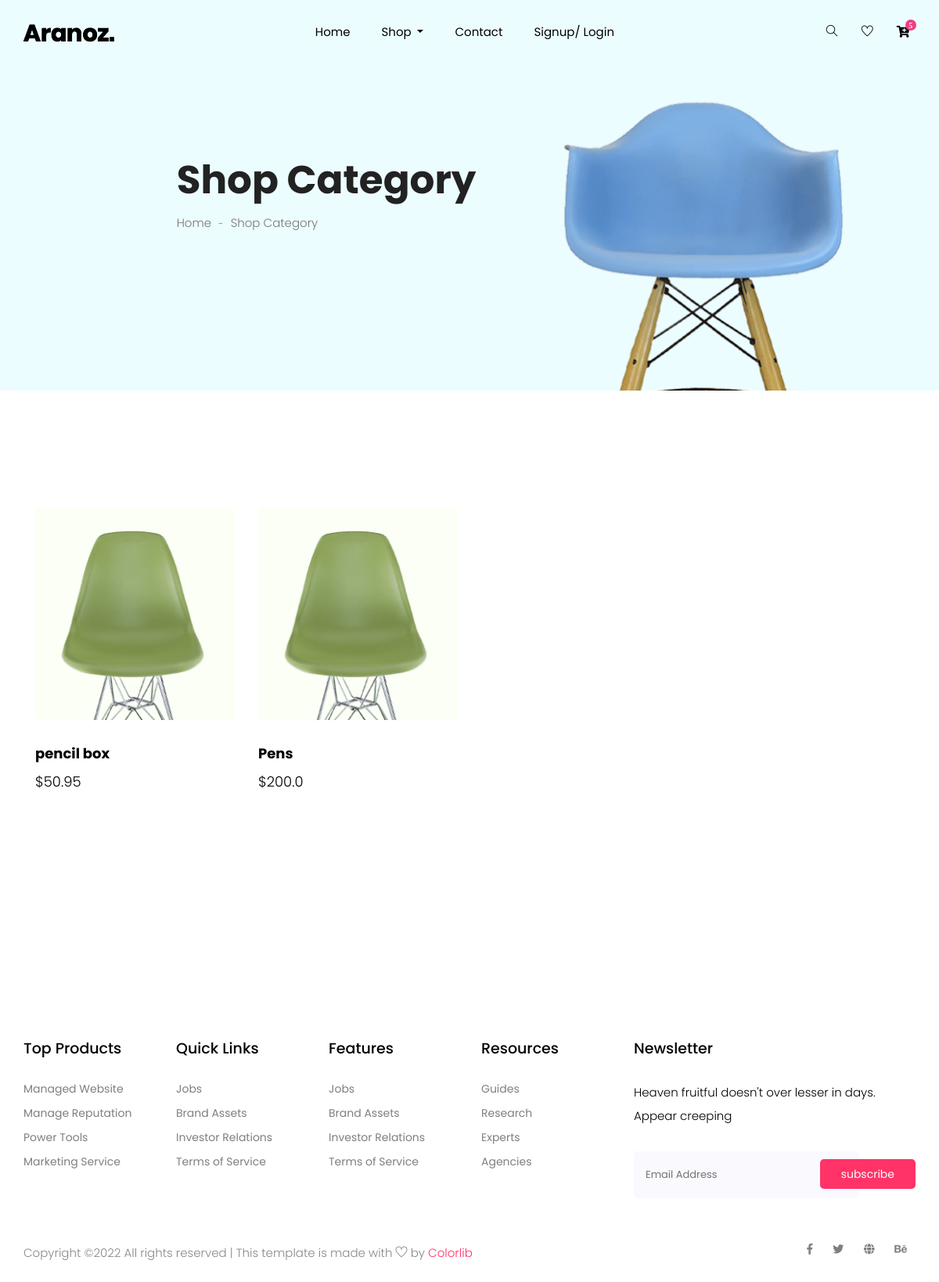
The page /category on the database its author committed.
### Website/models.py (models this page shows)
class Add_Product(db.Model):
    idd = db.Column(db.Integer, primary_key = True)
    title = db.Column(db.String(200))
    price = db.Column(db.String(20))

### Website/auth.py (the view)
@auth.route('/category')
def category():
    add_product = Add_Product.query.all()
    return render_template("category.html", user=current_user, add_product = add_product)

### Website/templates/category.html (shortened to what this page needs)
{% extends "base.html" %}
{% block content %}
    <section class="breadcrumb breadcrumb_bg">
        <div class="container">
            <div class="row justify-content-center">
                <div class="col-lg-8">
                    <div class="breadcrumb_iner">
                        <div class="breadcrumb_iner_item">
                            <h2>Shop Category</h2>
                            <p>Home <span>-</span> Shop Category</p>
                        </div>
                    </div>
                </div>
            </div>
        </div>
    </section>
    <section class="cat_product_area section_padding">
        <div class="container">
                <div class="col-lg-9">
                    <div class="row">
                        <div class="col-lg-12">
                            <div class="product_top_bar d-flex justify-content-between align-items-center">
                            </div>
                        </div>
                    </div>
                    <div class="row align-items-center latest_product_inner" style="padding-left: 10 px;">
                        {% for i in add_product %}
                        <div class="col-lg-4 col-sm-6">
                            <div class="single_product_item">
                                <img src="{{ url_for('static', filename='img/product/product_1.png') }}" alt="">
                                <div class="single_product_text">
                                    <h4>{{i.title}}</h4>
                                    <h3>${{i.price}}</h3>
                                </div>
                            </div>
                        </div>
                        {% endfor %}
                    </div>
                </div>
            </div>
    </section>
    {% endblock %}

### Website/static/css/main.css (style rules this page uses)
.row { display: -webkit-box; display: -webkit-flex; display: -moz-box; display: -ms-flexbox; display: flex; -webkit-flex-wrap: wrap; -ms-flex-wrap: wrap; flex-wrap: wrap; }
html { -webkit-box-sizing: border-box; -moz-box-sizing: border-box; box-sizing: border-box; }
* { padding: 0; margin: 0; }
*, *:before, *:after { -webkit-box-sizing: inherit; -moz-box-sizing: inherit; box-sizing: inherit; }
body, h1, h2, h3, h4, h5, h6, blockquote, p, pre, dl, dd, ol, ul, figure, hr, fieldset, legend { margin: 0; padding: 0; }
body { font-family: "Roboto", "Arial", "Helvetica Neue", sans-serif; font-weight: 400; font-size: 14px; }
h1, h2, h3, h4, h5, h6 { font-weight: 400; }
h2 { font-size: 30px; }
h3 { font-size: 24px; }
h4 { font-size: 18px; }

### rows shown on the page
Add_Product: title "pencil box", price "50.95"
Add_Product: title "Pens", price "200.0"
